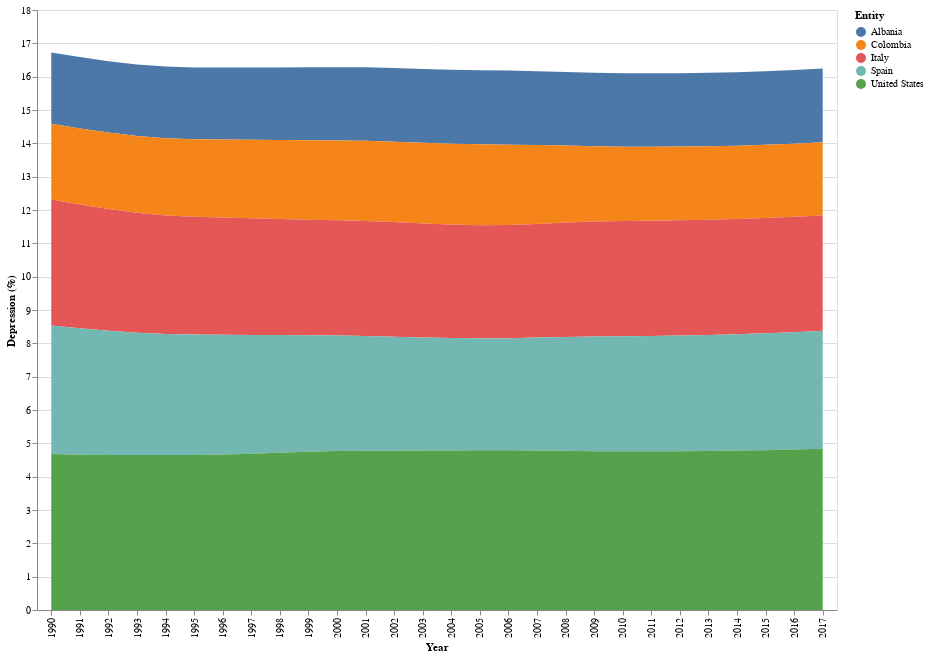

Notebook cell for this chart:
### Markdown cell above
Entre los 5 paises tomados en cuenta para el análisis inicial, los cuales son Albania, Colombia, Noruega, Turquía y Estados Unidos, se encuentra:
> *  país que presenta mayor prevalencia de depresión ha sido Estados Unidos, el cual ha presentado en todo el tiempo considerado una prevalencia de esta enfermedad superior al 4.5% de la población. Este problema ha ido en aumento según evidencia su línea de tendencia.
> * El comportamiento de la prevalencia de la depresión para España e Italia es muy similar a lo largo de los años. En ambos casos se encuentra sobre el 3.3%, desde 1990 hasta el 2004 fue disminuyendo gradualmente y desde el 2005 ha aumentado esta problemática gradualmente. Cabe resaltar que en general España presenta una prevalencia de depresión en su población superior a la de Italia, pero sus diferencias son muy leves.
> * Los países que presentan la menor prevalencia de depresión en la población son Albania y Colombia. Estos países presentan una prevalencia inferior al 2.5% en el periodo de análisis. En el caso de Colombia, desde eñ 1990 estuvo en aumento hasta el 2005, año desde el cual fue disminuyendo hasta el 2017. Albania es el país en el cual, en todos los años de análisis, ha presentado la menor prevalencia de depresión, con una muy leve tendencia creciente. Para los años 2010 a 2015 ha presentado niveles de prevalencia muy similares a los de Colombia.

### Code cell
# Opción 2. Streamgraph
alt.Chart(df_mhd_countries).mark_area().encode(
    alt.X('Year:O'),
    alt.Y('Depression (%):Q'),
    alt.Color('Entity:N')
).properties(
    width=800,
    height=600
)

### Figure 1 — Vega-Lite specification as saved in the notebook (floating-point values rounded to 4 significant figures; data arrays with more than 128 entries replaced by an {"elided": "..."} marker saying what was removed)
{"config": {"view": {"continuousWidth": 400, "continuousHeight": 300}}, "data": {"name": "data-5a8a43c4d0db513c0e18e685f6cdbb63"}, "mark": "area", "encoding": {"color": {"field": "Entity", "type": "nominal"}, "x": {"field": "Year", "type": "ordinal"}, "y": {"field": "Depression (%)", "type": "quantitative"}}, "height": 600, "width": 800, "$schema": "https://vega.github.io/schema/vega-lite/v4.17.0.json", "datasets": {"data-5a8a43c4d0db513c0e18e685f6cdbb63": {"elided": "140 records"}}}
